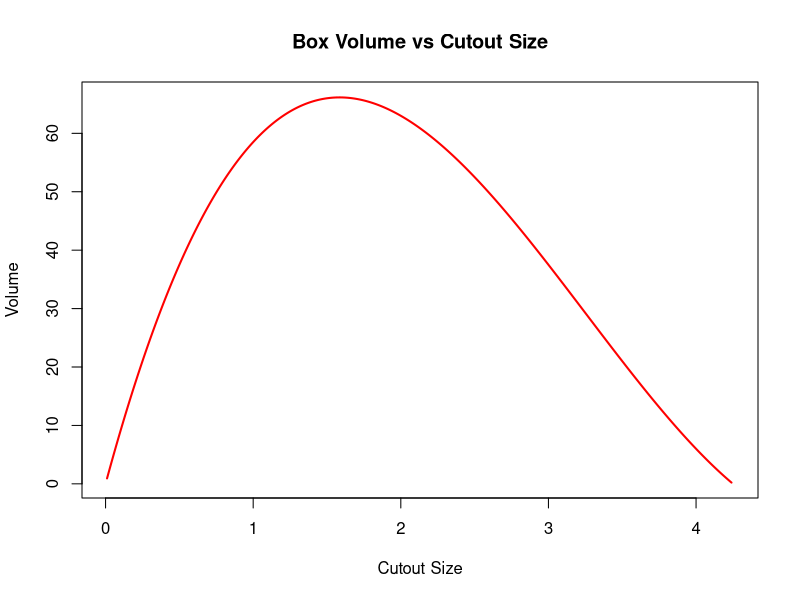

Write R code to recreate this figure.
box_volume <- function(cutout_size, length = 11, width = 8.5) {
  maximum_volume <- 0
  box_cutout_size <- 0
  precision_step_size <- 0.01
  lower_bound <-1
  upper_bound <- min(length / 2, width / 2) * 100
  
  for (cutout_size in seq(lower_bound, upper_bound, by = precision_step_size * 100)) {
    cutout_size <- cutout_size / 100
    boxlength <- length - 2 * cutout_size
    boxwidth <- width - 2 * cutout_size
    height <- cutout_size
    
    if (boxlength > 0 && boxwidth > 0) {
      volume_of_box <- boxlength * boxwidth * height
      if (volume_of_box > maximum_volume) {
        maximum_volume <- volume_of_box
        best_cutout_size <- cutout_size
      }
    }
    
  }
}

test_box_volume <- function(cutout_size, length = 11, width = 8.5) {
  boxlength <- length - 2 * cutout_size
  boxwidth <- width - 2 * cutout_size
  height <- cutout_size
  
  if (boxlength > 0 && boxwidth > 0) {
    volume_of_box <- boxlength * boxwidth * height
    return(volume_of_box)
  } else {
    return("Invalid cutout size.")
  }
}

cutout_size_test <- 2.11
volume <- test_box_volume(cutout_size_test)
cat(sprintf("The volume of the box with a cutout size of %.2f inches is: %.2f cubic inches\n", 
            cutout_size_test, volume))

plot_volume <- function(cutout_size, length = 11, width = 8.5) {
  boxlength <- length - 2 * cutout_size
  boxwidth <- width - 2 * cutout_size
  height <- cutout_size
  
  if (boxlength > 0 && boxwidth > 0) {
    volume_of_box <- boxlength * boxwidth * height
    return(volume_of_box)
  } else {
    return(NA)
  }
}

cutout_size_test <- seq(0.01, min(11/2, 8.5/2), by = 0.01)
volume <- sapply(cutout_size_test, plot_volume)

plot(cutout_size_test, volume, type = "l", xlab = "Cutout Size", ylab = "Volume", lwd = 2, col = "red",
     main = "Box Volume vs Cutout Size")

max_volume <- max(volume, na.rm = TRUE)
cat(sprintf("The maximum volume is: %.2f cubic inches\n", max_volume))

side_length <- cutout_size_test[which.max(volume)]
cat(sprintf("The side length of the square that results in this volume is: %.2f inches\n", side_length))
